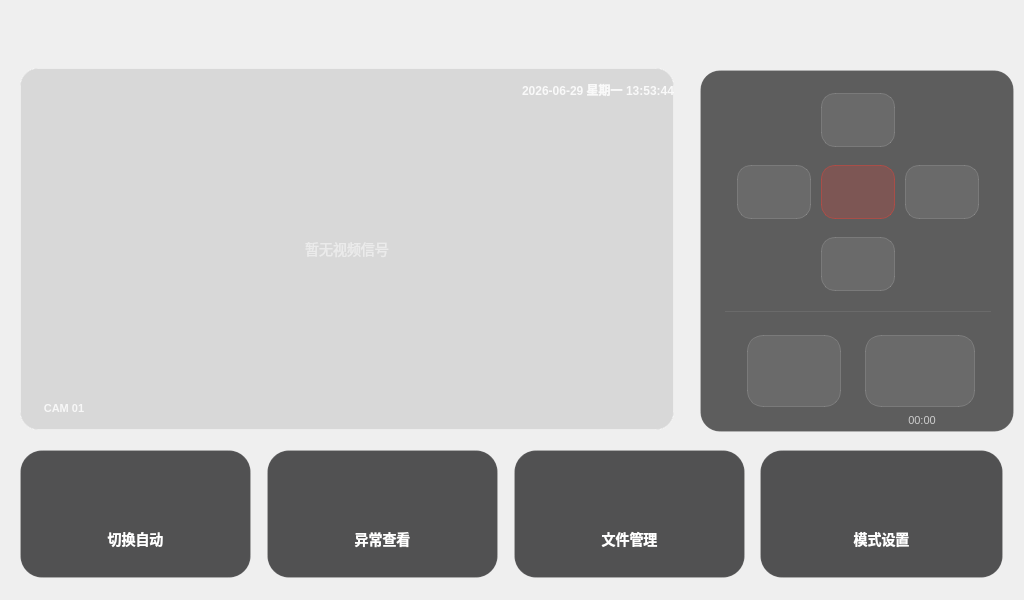
<?xml version="1.0" encoding="UTF-8"?>
<ui version="4.0">
 <class>menu</class>
 <widget class="QWidget" name="menu">
  <property name="geometry">
   <rect>
    <x>0</x>
    <y>0</y>
    <width>1024</width>
    <height>600</height>
   </rect>
  </property>
  <property name="windowTitle">
   <string>小蚁智能安防系统</string>
  </property>
  <property name="styleSheet">
   <string notr="true">
/* ===== 全局 ===== */
QWidget#menu {
    font-family: &quot;Helvetica Neue&quot;,&quot;PingFang SC&quot;,&quot;Microsoft YaHei&quot;,sans-serif;
}

/* ===== 视频区 ===== */
QLabel#cap_Frame_lb {
    background-color: #000000;
    border: 1px solid rgba(255,255,255,0.15);
    border-radius: 18px;
}

/* ===== 视频叠加层 ===== */
QLabel#timeWatermark_lb {
    color: rgba(255,255,255,0.85);
    font-size: 12px;
    font-weight: 500;
    background: transparent;
}
QLabel#camLabel_lb {
    color: rgba(255,255,255,0.8);
    font-size: 11px;
    font-weight: 500;
    background: rgba(0,0,0,0.55);
    border-radius: 6px;
    padding: 2px 10px;
}
QLabel#noSignal_lb {
    color: rgba(255,255,255,0.5);
    font-size: 14px;
    font-weight: 400;
    background: transparent;
}
QLabel#flashOverlay_lb {
    background: rgba(255,255,255,0.85);
    border-radius: 18px;
}

/* ===== 控制面板 - Apple卡片风格 ===== */
QStackedWidget#ctl_Panel_sw {
    background: rgba(30,30,30,0.7);
    border: 1px solid rgba(255,255,255,0.1);
    border-radius: 20px;
}

/* ===== PTZ按钮 - 圆形胶囊 ===== */
QPushButton#turn_up_bt,
QPushButton#turn_down_bt,
QPushButton#turn_left_bt,
QPushButton#turn_right_bt {
    background: rgba(255,255,255,0.08);
    border: 1px solid rgba(255,255,255,0.15);
    border-radius: 14px;
}
QPushButton#turn_up_bt:hover,
QPushButton#turn_down_bt:hover,
QPushButton#turn_left_bt:hover,
QPushButton#turn_right_bt:hover {
    background: rgba(255,255,255,0.18);
    border-color: rgba(255,255,255,0.3);
}

/* ===== 中心复位 ===== */
QPushButton#turn_reset_bt {
    background: rgba(255,59,48,0.2);
    border: 1px solid rgba(255,59,48,0.4);
    border-radius: 14px;
}
QPushButton#turn_reset_bt:hover {
    background: rgba(255,59,48,0.35);
}

/* ===== 拍照/录像 ===== */
QPushButton#get_photo_bt,
QPushButton#get_vedio_bt {
    background: rgba(255,255,255,0.08);
    border: 1px solid rgba(255,255,255,0.15);
    border-radius: 16px;
    font-size: 12px;
}
QPushButton#get_photo_bt:hover,
QPushButton#get_vedio_bt:hover {
    background: rgba(255,255,255,0.18);
    border-color: rgba(255,255,255,0.3);
}

/* ===== 录像时长 ===== */
QLabel#recTime_lb {
    color: rgba(255,255,255,0.7);
    font-size: 11px;
    font-weight: 400;
    background: transparent;
}

/* ===== 底部导航 - Apple式粗圆角卡片 ===== */
QPushButton#swt_Control_bt,
QPushButton#exp_Check_bt,
QPushButton#file_Manage_bt,
QPushButton#mode_Setup_bt {
    background: rgba(28,28,30,0.75);
    border: 1px solid rgba(255,255,255,0.1);
    border-radius: 22px;
    color: #ffffff;
    font-size: 14px;
    font-weight: 500;
    padding-top: 50px;
}
QPushButton#swt_Control_bt:hover,
QPushButton#exp_Check_bt:hover,
QPushButton#file_Manage_bt:hover,
QPushButton#mode_Setup_bt:hover {
    background: rgba(44,44,46,0.85);
    border-color: rgba(255,255,255,0.2);
}
   </string>
  </property>
  <widget class="QLabel" name="cap_Frame_lb">
   <property name="geometry">
    <rect>
     <x>20</x>
     <y>68</y>
     <width>654</width>
     <height>362</height>
    </rect>
   </property>
   <property name="text">
    <string/>
   </property>
  </widget>
  <widget class="QLabel" name="timeWatermark_lb">
   <property name="geometry">
    <rect>
     <x>344</x>
     <y>76</y>
     <width>330</width>
     <height>28</height>
    </rect>
   </property>
   <property name="text">
    <string>2026-06-29 星期一 13:53:44</string>
   </property>
   <property name="alignment">
    <set>Qt::AlignRight|Qt::AlignVCenter</set>
   </property>
  </widget>
  <widget class="QLabel" name="camLabel_lb">
   <property name="geometry">
    <rect>
     <x>32</x>
     <y>396</y>
     <width>64</width>
     <height>24</height>
    </rect>
   </property>
   <property name="text">
    <string>CAM 01</string>
   </property>
   <property name="alignment">
    <set>Qt::AlignCenter</set>
   </property>
  </widget>
  <widget class="QLabel" name="noSignal_lb">
   <property name="geometry">
    <rect>
     <x>20</x>
     <y>68</y>
     <width>654</width>
     <height>362</height>
    </rect>
   </property>
   <property name="text">
    <string>暂无视频信号</string>
   </property>
   <property name="alignment">
    <set>Qt::AlignCenter</set>
   </property>
  </widget>
  <widget class="QLabel" name="flashOverlay_lb">
   <property name="geometry">
    <rect>
     <x>20</x>
     <y>68</y>
     <width>654</width>
     <height>362</height>
    </rect>
   </property>
   <property name="text">
    <string/>
   </property>
  </widget>
  <widget class="QStackedWidget" name="ctl_Panel_sw">
   <property name="geometry">
    <rect>
     <x>700</x>
     <y>70</y>
     <width>314</width>
     <height>362</height>
    </rect>
   </property>
   <property name="currentIndex">
    <number>0</number>
   </property>
   <widget class="QWidget" name="page">
    <widget class="QPushButton" name="turn_up_bt">
     <property name="geometry">
      <rect>
       <x>120</x>
       <y>22</y>
       <width>74</width>
       <height>54</height>
      </rect>
     </property>
     <property name="text">
      <string/>
     </property>
     <property name="icon">
      <iconset resource="images.qrc">
       <normaloff>:/images/icon_up.svg</normaloff>:/images/icon_up.svg</iconset>
     </property>
     <property name="iconSize">
      <size>
       <width>20</width>
       <height>20</height>
      </size>
     </property>
    </widget>
    <widget class="QPushButton" name="turn_left_bt">
     <property name="geometry">
      <rect>
       <x>36</x>
       <y>94</y>
       <width>74</width>
       <height>54</height>
      </rect>
     </property>
     <property name="text">
      <string/>
     </property>
     <property name="icon">
      <iconset resource="images.qrc">
       <normaloff>:/images/icon_left.svg</normaloff>:/images/icon_left.svg</iconset>
     </property>
     <property name="iconSize">
      <size>
       <width>20</width>
       <height>20</height>
      </size>
     </property>
    </widget>
    <widget class="QPushButton" name="turn_reset_bt">
     <property name="geometry">
      <rect>
       <x>120</x>
       <y>94</y>
       <width>74</width>
       <height>54</height>
      </rect>
     </property>
     <property name="text">
      <string/>
     </property>
     <property name="icon">
      <iconset resource="images.qrc">
       <normaloff>:/images/icon_center.svg</normaloff>:/images/icon_center.svg</iconset>
     </property>
     <property name="iconSize">
      <size>
       <width>20</width>
       <height>20</height>
      </size>
     </property>
    </widget>
    <widget class="QPushButton" name="turn_right_bt">
     <property name="geometry">
      <rect>
       <x>204</x>
       <y>94</y>
       <width>74</width>
       <height>54</height>
      </rect>
     </property>
     <property name="text">
      <string/>
     </property>
     <property name="icon">
      <iconset resource="images.qrc">
       <normaloff>:/images/icon_right.svg</normaloff>:/images/icon_right.svg</iconset>
     </property>
     <property name="iconSize">
      <size>
       <width>20</width>
       <height>20</height>
      </size>
     </property>
    </widget>
    <widget class="QPushButton" name="turn_down_bt">
     <property name="geometry">
      <rect>
       <x>120</x>
       <y>166</y>
       <width>74</width>
       <height>54</height>
      </rect>
     </property>
     <property name="text">
      <string/>
     </property>
     <property name="icon">
      <iconset resource="images.qrc">
       <normaloff>:/images/icon_down.svg</normaloff>:/images/icon_down.svg</iconset>
     </property>
     <property name="iconSize">
      <size>
       <width>20</width>
       <height>20</height>
      </size>
     </property>
    </widget>
    <widget class="QLabel" name="sepLine">
     <property name="geometry">
      <rect>
       <x>24</x>
       <y>240</y>
       <width>266</width>
       <height>1</height>
      </rect>
     </property>
     <property name="styleSheet">
      <string notr="true">background: rgba(255,255,255,0.08);</string>
     </property>
     <property name="text">
      <string/>
     </property>
    </widget>
    <widget class="QPushButton" name="get_photo_bt">
     <property name="geometry">
      <rect>
       <x>46</x>
       <y>264</y>
       <width>94</width>
       <height>72</height>
      </rect>
     </property>
     <property name="text">
      <string/>
     </property>
     <property name="icon">
      <iconset resource="images.qrc">
       <normaloff>:/images/icon_camera.svg</normaloff>:/images/icon_camera.svg</iconset>
     </property>
     <property name="iconSize">
      <size>
       <width>24</width>
       <height>24</height>
      </size>
     </property>
    </widget>
    <widget class="QPushButton" name="get_vedio_bt">
     <property name="geometry">
      <rect>
       <x>164</x>
       <y>264</y>
       <width>110</width>
       <height>72</height>
      </rect>
     </property>
     <property name="text">
      <string/>
     </property>
     <property name="icon">
      <iconset resource="images.qrc">
       <normaloff>:/images/icon_video.svg</normaloff>:/images/icon_video.svg</iconset>
     </property>
     <property name="iconSize">
      <size>
       <width>24</width>
       <height>24</height>
      </size>
     </property>
    </widget>
    <widget class="QLabel" name="recTime_lb">
     <property name="geometry">
      <rect>
       <x>174</x>
       <y>338</y>
       <width>94</width>
       <height>22</height>
      </rect>
     </property>
     <property name="text">
      <string>00:00</string>
     </property>
     <property name="alignment">
      <set>Qt::AlignCenter</set>
     </property>
    </widget>
   </widget>
   <widget class="QWidget" name="page_2">
    <widget class="QLabel" name="label_2">
     <property name="geometry">
      <rect>
       <x>82</x>
       <y>140</y>
       <width>150</width>
       <height>50</height>
      </rect>
     </property>
     <property name="styleSheet">
      <string notr="true">color: rgba(255,255,255,0.6); font-size: 14px; font-weight: 400; background: transparent;</string>
     </property>
     <property name="text">
      <string>手动控制</string>
     </property>
     <property name="alignment">
      <set>Qt::AlignCenter</set>
     </property>
    </widget>
   </widget>
  </widget>
  <widget class="QPushButton" name="swt_Control_bt">
   <property name="geometry">
    <rect>
     <x>20</x>
     <y>450</y>
     <width>231</width>
     <height>128</height>
    </rect>
   </property>
   <property name="text">
    <string>切换自动</string>
   </property>
   <property name="icon">
    <iconset resource="images.qrc">
     <normaloff>:/images/icon_switch.svg</normaloff>:/images/icon_switch.svg</iconset>
   </property>
   <property name="iconSize">
    <size>
     <width>24</width>
     <height>24</height>
    </size>
   </property>
  </widget>
  <widget class="QPushButton" name="exp_Check_bt">
   <property name="geometry">
    <rect>
     <x>267</x>
     <y>450</y>
     <width>231</width>
     <height>128</height>
    </rect>
   </property>
   <property name="text">
    <string>异常查看</string>
   </property>
   <property name="icon">
    <iconset resource="images.qrc">
     <normaloff>:/images/icon_alarm.svg</normaloff>:/images/icon_alarm.svg</iconset>
   </property>
   <property name="iconSize">
    <size>
     <width>24</width>
     <height>24</height>
    </size>
   </property>
  </widget>
  <widget class="QPushButton" name="file_Manage_bt">
   <property name="geometry">
    <rect>
     <x>514</x>
     <y>450</y>
     <width>231</width>
     <height>128</height>
    </rect>
   </property>
   <property name="text">
    <string>文件管理</string>
   </property>
   <property name="icon">
    <iconset resource="images.qrc">
     <normaloff>:/images/icon_folder.svg</normaloff>:/images/icon_folder.svg</iconset>
   </property>
   <property name="iconSize">
    <size>
     <width>24</width>
     <height>24</height>
    </size>
   </property>
  </widget>
  <widget class="QPushButton" name="mode_Setup_bt">
   <property name="geometry">
    <rect>
     <x>760</x>
     <y>450</y>
     <width>243</width>
     <height>128</height>
    </rect>
   </property>
   <property name="text">
    <string>模式设置</string>
   </property>
   <property name="icon">
    <iconset resource="images.qrc">
     <normaloff>:/images/icon_settings.svg</normaloff>:/images/icon_settings.svg</iconset>
   </property>
   <property name="iconSize">
    <size>
     <width>24</width>
     <height>24</height>
    </size>
   </property>
  </widget>
 </widget>
 <layoutdefault spacing="6" margin="11"/>
 <resources>
  <include location="images.qrc"/>
 </resources>
 <connections/>
</ui>
